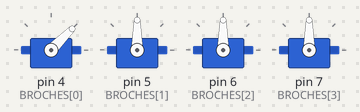
Bench run of a sketch on a simulated Arduino Uno, built with avr-gcc and run on an emulated ATmega328P. On the bench: 4 × servo.

Above: at 0.05 s.
At 0.95 s:
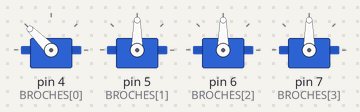
At 1.85 s:
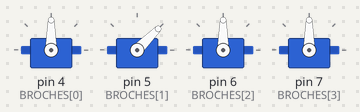
At 3.65 s:
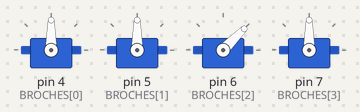
At 5.45 s:
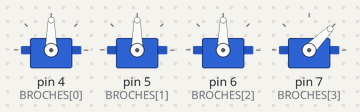
At 7.2 s:
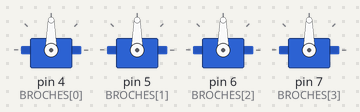
Timing chart, 0 to 9.4 s (numbered marks = the images above):
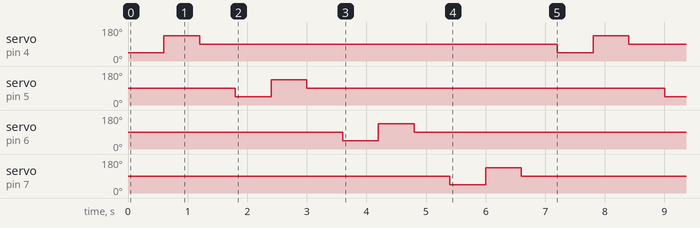

The sketch:

quatre_servos_positions.ino
```cpp
#include <Servo.h>

const byte NB = 4;
const byte BROCHES[NB] = {4, 5, 6, 7};
Servo servo[NB];

void setup() {
  for (byte i = 0; i < NB; i++) {
    servo[i].attach(BROCHES[i]);
    servo[i].write(90);
  }
}

void loop() {
  for (byte i = 0; i < NB; i++) {
    servo[i].write(45);
    delay(600);
    servo[i].write(135);
    delay(600);
    servo[i].write(90);
    delay(600);
  }
}
```

Measured:
- by itself, servo on pin 4 (BROCHES[0]): repeats every 7.2 s: 90° 6.0 s, 45° 0.60 s, 135° 0.60 s
- by itself, servo on pin 5 (BROCHES[1]), servo on pin 6 (BROCHES[2]), servo on pin 7 (BROCHES[3]): repeats every 7.2 s: 135° 0.60 s, 90° 6.0 s, 45° 0.60 s
